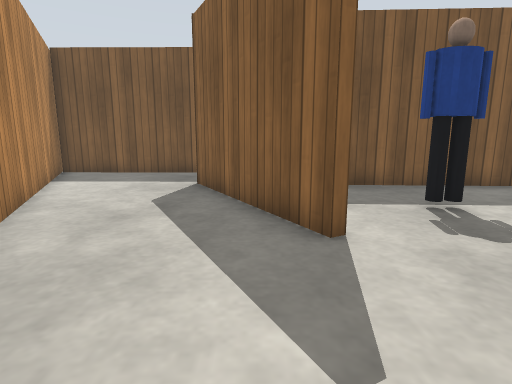
view 1 (above)

13 first-person views from a walk through a Gazebo world. The camera is 0.72 m above the floor, tilts 10° down and sees 80° across. The floor is counted in squares, 0.5 m on a side. Each view is taken from the middle of a square. On the plan, view 1 faces up. The plan holds only what a view shows up to about 14 squares ahead; the rest is blank. The place goes on beyond the plan. Gazebo's built-in surfaces are drawn with simple patterns. Simple shapes stand in for some stock models.

view 2
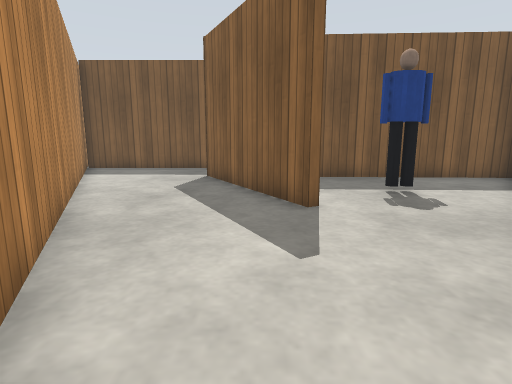

view 3
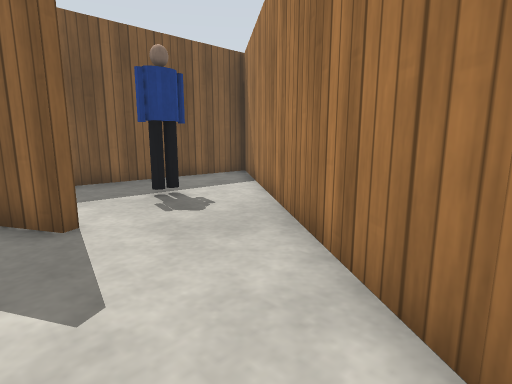

view 4
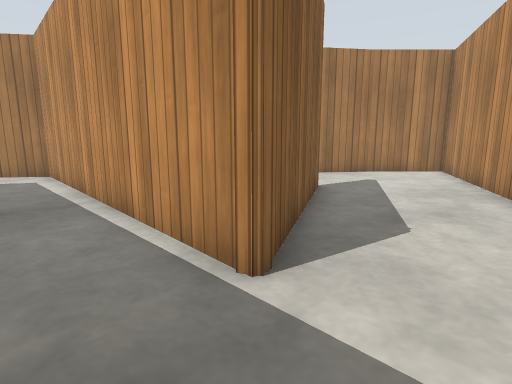

view 5
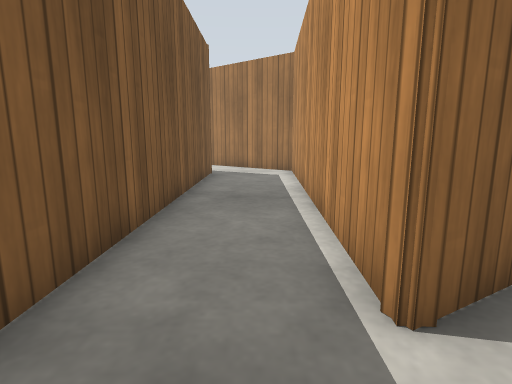

view 6
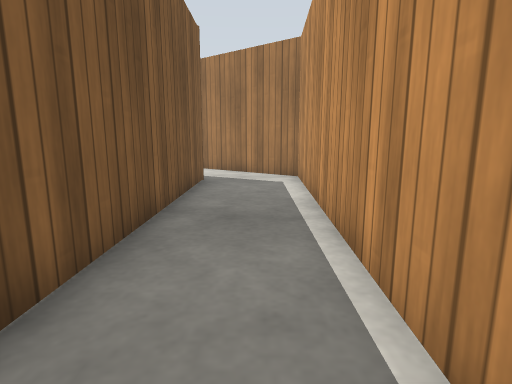

view 7
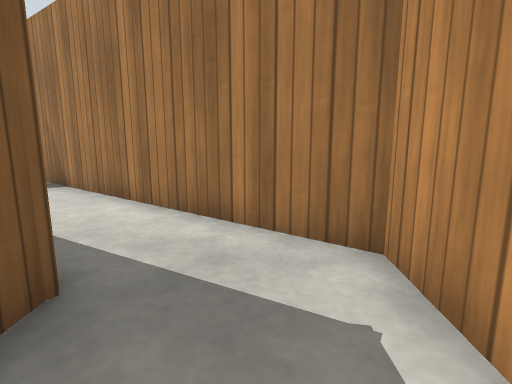

view 8
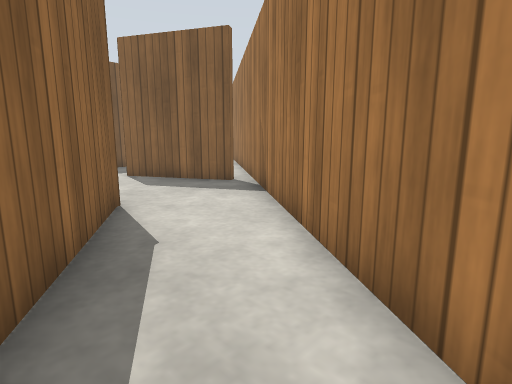

view 9
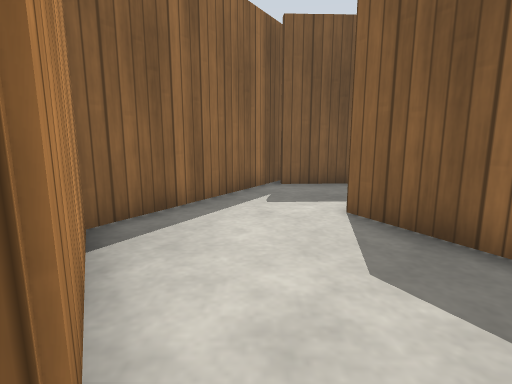

view 10
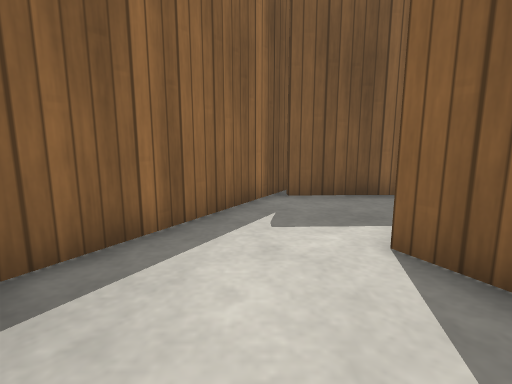

view 11
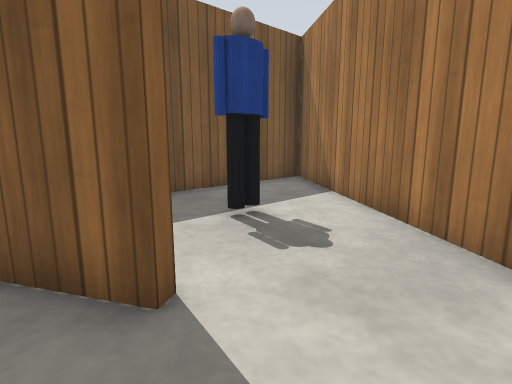

view 12
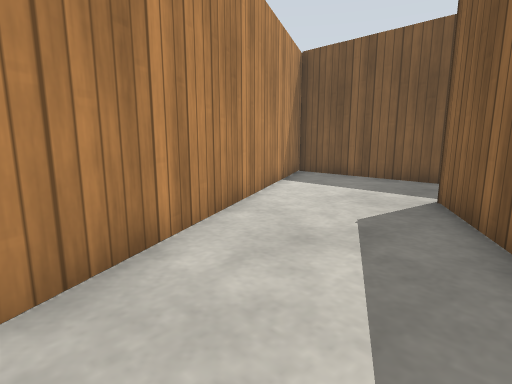

view 13
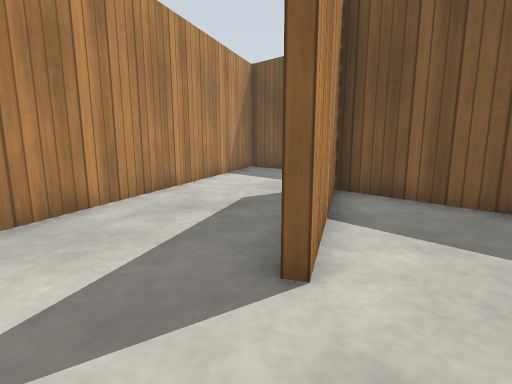

### Floor plan
Ten units are one square. View 1 is at (0, 0); x grows to the right and y downward. Boxes are objects, and circles mark ways between rooms. Rooms are numbered by the first view taken in them; rooms with no view inside come last. Other rooms are left out.
<svg viewBox="-90 -281 250 317">
<path fill="none" stroke="#000" d="M11 -42 -20 -99M-5 -79 14 -43M19 9 94 -91 6 -95M-53 -70 -4 31 20 8M-20 -99 96 -94 114 -117M88 -129 -83 -130M-85 -135 -53 -70M155 -196 137 -229M155 -267 128 -266M129 -276 93 -217 115 -177 91 -136M114 -117 155 -172M6 -95 -14 -96 -5 -79"/>
<rect x="25" y="-65" width="20" height="10" fill="#bbb"><title>person</title></rect>
<circle cx="-35" cy="-85" r="3" fill="#2a7"/>
<circle cx="100" cy="-120" r="3" fill="#2a7"/>
<text x="10" y="-40">1</text>
<text x="10" y="-110">2</text>
<text x="130" y="-200">3</text>
<text x="0" y="-90">4</text>
</svg>
Room 1 opens to room 2. Room 2 opens to room 3.

Where each view was taken, in squares from view 1:
view 1: 0 up, 0 right, facing up
view 2: 2 down, 0 right, facing up
view 3: 1 down, 0 right, facing up-right
view 4: 12 up, 4 left, facing down-right
view 5: 11 up, 4 left, facing right
view 6: 11 up, 2 left, facing right
view 7: 11 up, 6 right, facing right
view 8: 11 up, 9 right, facing up-right
view 9: 17 up, 12 right, facing up
view 10: 19 up, 12 right, facing up
view 11: 2 up, 0 right, facing up-right
view 12: 2 up, 0 right, facing up-left
view 13: 2 up, 3 right, facing up-left
